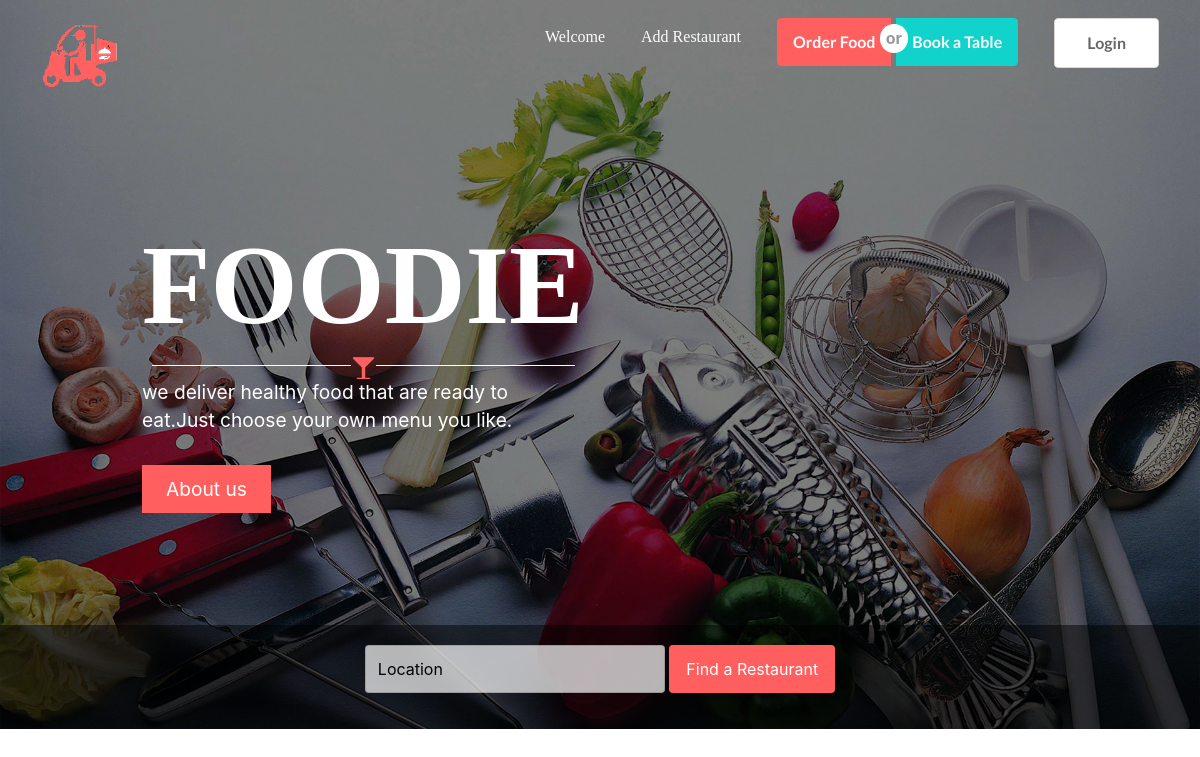
/restaurants/, run on an earlier commit of the app's database.
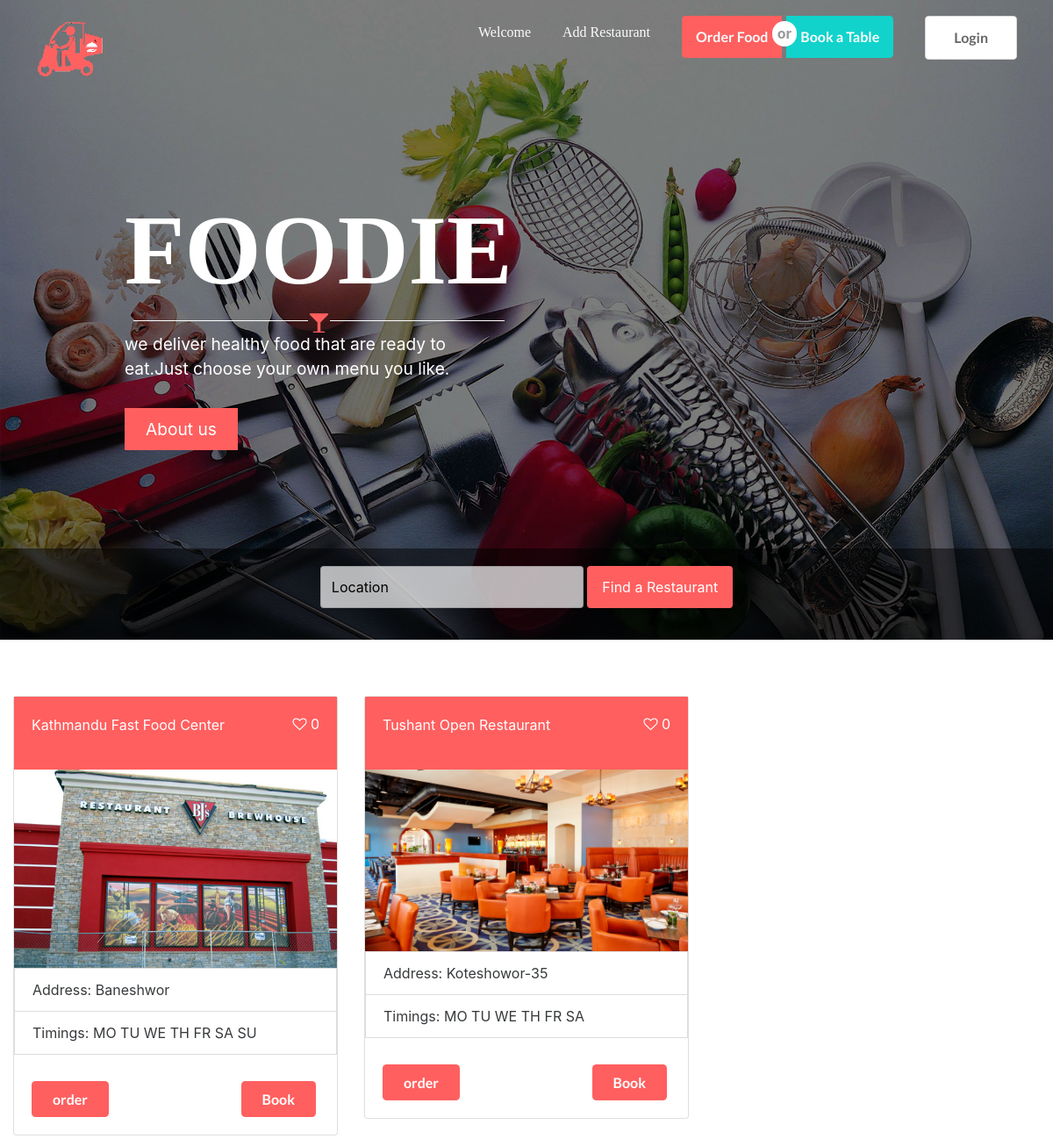
And on a later commit of the database.
### restaurants/models.py (models this page shows, shortened)
class Restaurant(models.Model):
	OPEN = 1
	CLOSED = 2
	OPENING_STATUS = (
		(OPEN, 'open'),
		(CLOSED, 'closed'),
		)
	owner = models.ForeignKey(User)
	name = models.CharField(max_length=150, db_index=True)
	slug = models.SlugField(max_length=150, db_index=True)
	address = models.CharField(max_length=100)
	city = models.CharField(max_length=100)
	lat = models.DecimalField(max_digits=9, decimal_places=6, default=0.0)
	lag = models.DecimalField(max_digits=9, decimal_places=6, default=0.0)
	phone_number = models.PositiveIntegerField()
	owner_email = models.EmailField()
	opening_status = models.IntegerField(choices=OPENING_STATUS, default=OPEN)
	website = models.URLField(max_length=300, blank=True, null=True)
	features = models.ManyToManyField(FeatureChoice, related_name='restaurants_features')
	timings = models.ManyToManyField(TimingChoice, related_name='restaurants_timings')
	image = models.ImageField(upload_to='upload/products/%Y/%m/%d', blank=True)
	facebook_page = models.URLField(max_length=200,blank=True, null=True)
	twitter_handle = models.CharField(max_length=15, blank=True, null=True)
	other_details = models.TextField()
	is_parking = models.BooleanField(default=False)
	is_wifi = models.BooleanField(default=False)
	available = models.BooleanField(default=True)
	created = models.DateTimeField(auto_now_add=True)
	updated = models.DateTimeField(auto_now=True)
	@property
	def count_favorite(self):
		return Favorite.objects.filter(mark_favorite='favorite', restaurant=self).count()
	class Meta:
		ordering = ('name',)
		unique_together = (('id','name'),)
		index_together = (('id','slug'),)
	def __str__(self):
		return self.name
	def get_absolute_url(self):
		return reverse('restaurants:restaurant_detail', args=[self.slug])

class TimingChoice(models.Model):
	MONDAY = 'MO'
	TUESDAY = 'TU'
	WEDNESDAY = 'WE'
	THURSDAY = 'TH'
	FRIDAY = 'FR'
	SATURDAY = 'SA'
	SUNDAY = 'SU'
	TIMING_CHOICES = (
		(MONDAY, 'Monday'),
		(TUESDAY, 'Tuesday'),
		(WEDNESDAY, 'Wednesday'),
		(THURSDAY, 'Thursday'),
		(FRIDAY, 'Friday'),
		(SATURDAY, 'Saturday'),
		(SUNDAY, 'Sunday'),
		)
	timings = models.CharField(max_length=2, choices=TIMING_CHOICES, default=MONDAY)
	def __str__(self):
		return self.timings

### restaurants/views.py (the view)
# urls.py: url(r'^restaurants/$', views.homepage, name='homepage'),
def homepage(request):
	restaurant = Restaurant.objects.all().annotate(mark_favorite=Count('favorite__restaurant')).order_by('mark_favorite')
	operating_time = OperatingTime.objects.all()
	print('restaurant',restaurant)
	return render(request, 'restaurant/homepage.html', {'restaurant':restaurant})

### restaurants/templates/restaurant/homepage.html (shortened to what this page needs)
{% extends 'restaurant/base.html' %}
{% load staticfiles %}
{% block content %}
<div class="restaurant-collection">
	<div class="row">
	{% for res in restaurant %}
			<div class="col-sm-12 col-md-4">
				<div class="card">
					<div class="card-block card-head">
						<a href="{{res.get_absolute_url}}" class="card-link restaurant-name">{{res.name}}</a>
						<form action="" method='post' class="card-link">
							<p class="right">
								<span class="rating"><input type="radio" name="vote" class="rating-input" value="favorite" id="favorite-{{res.id}}" data-restaurant-id="{{res.id}}" onclick="clickHandler(event)" />
								<label for="favorite-{{res.id}}" class="rating-star"><i class="fa fa-heart-o"></i></label>
                				<span id="favorite-count-{{res.pk}}" >{{res.count_favorite}}</span>
								</span>
							</p>
						</form>
					</div>
					<img src="{% if res.image %}{{ res.image.url }} {% else %} {% static 'img/default.jpg' %} {% endif %}" alt="" class="img-fluid"/>
					<div class="card-block footer-of-card">
						<ul class="list-group list-group-flush">
						    <li class="list-group-item">Address: {{ res.address }}</li>
						      {% if res.timings %}
						    	<li class="list-group-item">Timings:
						    	{% for timing in res.timings.all %}
						   		{{ timing }}
						   		{% endfor %}
						   		</li>
						    {% endif %}
						</ul>
					</div>
					<div class="card-block order-book">
						 <a href="#" class="card-link card-link-footer order"><button class="tomato ui button">order</button></a>
    					<a href="#" class="card-link card-link-footer booking"><button class="tomato ui button">Book</button></a>
					</div>
				</div>
			</div>
		{% endfor %}
	</div>
</div>
{% endblock %}

### restaurants/templates/restaurant/base.html (shortened to what this page needs)
{% load staticfiles %}
<html>
	<head>
	</head>
	<link rel="stylesheet" type="text/css" href="{% static 'css/semantic.min.css' %}" />
	<link rel="stylesheet" type="text/css" href="{% static 'css/bootstrap.min.css' %}" />
	<link rel="stylesheet" href="https://maxcdn.bootstrapcdn.com/font-awesome/4.6.3/css/font-awesome.min.css"/>
	<link rel="stylesheet" type="text/css" href="{% static 'css/main.css' %}" />
	<body>
{% block header %}
	<div class='homeBackground'>
		<div class="container-fluid">
		<nav class="navbar navbar-dark bg-inverse">
		  <div class="collapse navbar-toggleable-xs" id="exCollapsingNavbar2">
		    <a class="navbar-brand" href="#"><img src="{% static 'img/foodieLogo.png'%}" alt="" class="img-fluid"></a>
		    <ul class="nav navbar-nav pull-xs-right">
		      <li class="nav-item active">
		        <a class="nav-link" href="#">Welcome <span class="sr-only">(current)</span></a>
		      </li>
		      <li class="nav-item">
		        <a class="nav-link" href="#">Add Restaurant</a>
		      </li>
		      <li class="nav-item">
		        <div class="ui buttons">
				  <a class="nav-link ui button tomato pair">Order Food</a>
				  <div class="or"></div>
				  <a class="nav-link ui positive button pair book">Book a Table</a>
			</div>
		      </li>
		      {% if user.is_authenticated %}
			      <li class="nav-item">
					  	<a class="nav-link user-icon" href="{% url 'userprofiles:profile' user.username|slugify %}"><i class="fa fa-user"></i></a>
				</li>
			{% else %}
				<li class="nav-item">
				      <div class="ui buttons">
					  	<a class="ui button tomato loginbtn" href="{% url 'account_login' %}">Login</a>
					</div>
				</li>
			{% endif %}
		    </ul>
		  </div>
		</nav>
		</div>
		<div class="container head">
			<div class="row">
				<div class="col-sm-12 col-md-6">
					<h2>FOODIE</h2>
					<div class="hr-outline">
						<h1><i class="fa fa-glass"></i></h1>
					</div>
					<p>we deliver healthy food that are ready to eat.Just choose your own menu you like.</p>
					<a class="btn tomato btn-lg" href="#" role="button">About us</a>
				</div>
			</div>
		</div>
		<div class="container-fluid searchContainer">
			<div class="row">
				<div class="col-sm-12 col-md-12">
					<form class="form-inline">
					 <div class="form-group">
					    <input type="text" class="form-control" id="location" placeholder="Location">
					  </div>
					  <button type="submit" class="btn tomato">Find a Restaurant</button>
					</form>
				</div>
			</div>
		</div>
	</div>
{% endblock header %}
<div class="container-fluid">
	 {% block content %}
	 {% endblock %}
</div>
	</body>
</html>

### restaurants/static/css/main.css (style rules this page uses)
.homeBackground { background:linear-gradient(rgba(0,0,0, .5), rgba(0,0,0,.5)), url('../img/wallpaper1.jpg') center center no-repeat; background-size: cover; }
.navbar { background: transparent !important; margin-top: 0px !important; }
.navbar a { color:#fcfcfc !important; margin:10px; font-family: Ubuntu; }
.head { padding:7em; }
.head h2 { color:#fff; font-weight: bold; font-size:7em; font-family: Ubuntu; }
.head p { color:#fff; font-size:1.2em; }
.hr-outline h1 { overflow: hidden; text-align: center; }
.hr-outline h1:before, .hr-outline h1:after { background-color: #fff; content: ""; display: inline-block; height: 1px; position: relative; vertical-align: middle; width: 45%; }
.hr-outline h1:before { margin-left: -50%; }
.hr-outline h1:after { margin-right: -50%; }
i.fa.fa-glass { color: #ff5f5f; font-size: 0.6em; }
.head .btn { border:none !important; border-radius: 0; font-size: 1.2em; margin-top:15px; }
.searchContainer { background:rgba(0,0,0,.5); text-align: center; width: 100%; padding: 20px; }
input#location { height: 3em; width: 300px; background: rgba(255,255,255,0.7); }
.searchContainer .btn { height: 3em; }
.restaurant-collection { margin-top:4em; }
.card-head { background: #ff5f5f; color:#fff; font-size:1em; }
.restaurant-name { color:#fff; }
.rating { overflow: hidden; display: inline-block; }
form.card-link { float: right; }
.footer-of-card { padding-bottom: 10px !important; padding:0; }
.booking { float:right; }
.pair { padding:1em 1em !important; }
.book { background: #11d3cb !important; }
.loginbtn { padding:1em 2em !important; }
a.loginbtn { background: #fff !important; color: rgba(0,0,0,0.6) !important; border-color:#ddd8d8 !important; border-style: solid !important; border-width: 1px !important; }
.ui.buttons { margin:10px; }
.tomato { color:#fff !important; background:#ff5f5f !important; }

What changed in the data, as far as the page shows it:
added Restaurant: name "Kathmandu Fast Food Center", count_favorite "0", image (picture), address "Baneshwor"
added TimingChoice: timings "MO"
added TimingChoice: timings "TU"
added TimingChoice: timings "WE"
added TimingChoice: timings "TH"
added TimingChoice: timings "FR"
added TimingChoice: timings "SA"
added TimingChoice: timings "SU", shown under "Kathmandu Fast Food Center"
added Restaurant: name "Tushant Open Restaurant", count_favorite "0", image (picture), address "Koteshowor-35"
